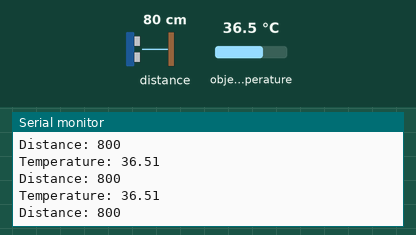
A sketch run on a simulated Arduino Uno, built with avr-gcc and run on an emulated ATmega328P. Parts: the last lines printed to the serial monitor. Inputs (shaded band) come from the test bench; at power-on: object temperature 36.5 °C, distance to the obstacle 80 cm.

Above: at 2.7 s.
2.8 s: object temperature set to 30.4 °C
At 3.5 s:
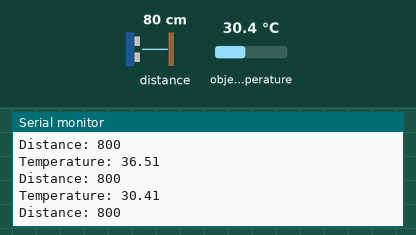
4.3 s: object temperature set to 29.7 °C
At 6.0 s:
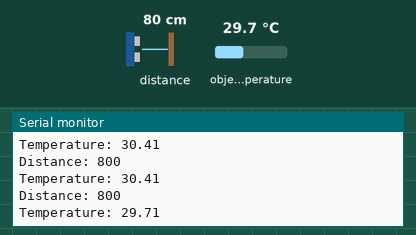
Timing chart, 0 to 7.5 s (numbered marks = the images above; inputs shaded):
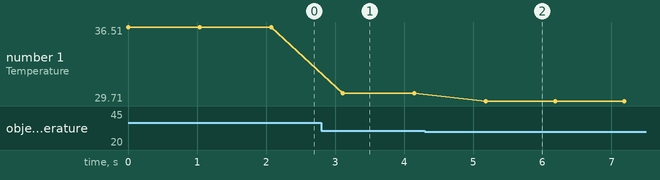

The sketch:

Temp_Distance.ino
```cpp
/* This example shows how to get single-shot range
 measurements from the VL53L0X. The sensor can optionally be
 configured with different ranging profiles, as described in
 the VL53L0X API user manual, to get better performance for
 a certain application. This code is based on the four
 "SingleRanging" examples in the VL53L0X API.

 The range readings are in units of mm. */

#include <Wire.h>
#include <VL53L0X.h>

#include <Adafruit_MLX90614.h>
Adafruit_MLX90614 mlx = Adafruit_MLX90614();

VL53L0X sensor;


// Uncomment this line to use long range mode. This
// increases the sensitivity of the sensor and extends its
// potential range, but increases the likelihood of getting
// an inaccurate reading because of reflections from objects
// other than the intended target. It works best in dark
// conditions.

//#define LONG_RANGE


// Uncomment ONE of these two lines to get
// - higher speed at the cost of lower accuracy OR
// - higher accuracy at the cost of lower speed

//#define HIGH_SPEED
#define HIGH_ACCURACY


void setup()
{
  Serial.begin(115200);
  Wire.begin();

  sensor.init();
  sensor.setTimeout(500);

  mlx.begin();

#if defined LONG_RANGE
  // lower the return signal rate limit (default is 0.25 MCPS)
  sensor.setSignalRateLimit(0.1);
  // increase laser pulse periods (defaults are 14 and 10 PCLKs)
  sensor.setVcselPulsePeriod(VL53L0X::VcselPeriodPreRange, 18);
  sensor.setVcselPulsePeriod(VL53L0X::VcselPeriodFinalRange, 14);
#endif

#if defined HIGH_SPEED
  // reduce timing budget to 20 ms (default is about 33 ms)
  sensor.setMeasurementTimingBudget(20000);
#elif defined HIGH_ACCURACY
  // increase timing budget to 200 ms
  sensor.setMeasurementTimingBudget(200000);
#endif
}

void loop()
{
  Serial.print("Temperature: ");
  Serial.println(mlx.readObjectTempC());
  if((mlx.readObjectTempC()<=40)&&(mlx.readObjectTempC()>=30)){
      Serial.print("Distance: ");
      Serial.print(sensor. readRangeSingleMillimeters());
    if (sensor.timeoutOccurred()) { Serial.print(" TIMEOUT"); }
    Serial.println();
  }
  delay(1000);
}
```

Measured:
- the behaviour switches between 30 and 29.9 °C on object temperature (found by bisection; images 1 and 2)
- after the input at 2.8 s, the serial monitor: prints a new line after 0.31 s (image 1)
- after the input at 4.3 s, the serial monitor: prints a new line after 0.88 s (image 2)
- plotted number 1: 36.51 → 30.41 after the input at 2.8 s, 30.41 → 29.71 after the input at 4.3 s
